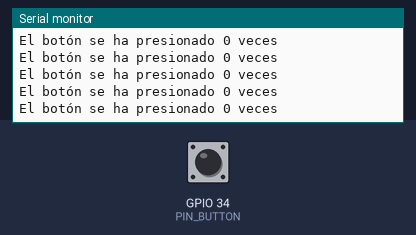
Simulated run of this sketch. Board: ESP32. Shown: the last lines printed to the serial monitor. Inputs (shaded band) come from the test bench; at power-on: GPIO 34 (PIN_BUTTON) LOW.

Above: at 1.2 s.
1.3 s: GPIO 34 (PIN_BUTTON) pulled HIGH for 0.15 s
At 2.3 s:
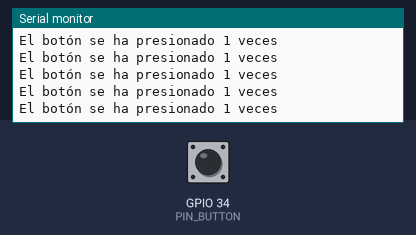
2.9 s: GPIO 34 (PIN_BUTTON) pulled HIGH for 1 s
At 3.4 s:
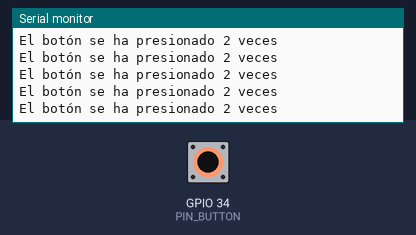
5.4 s: GPIO 34 (PIN_BUTTON) pulled HIGH for 0.15 s
At 6.3 s:
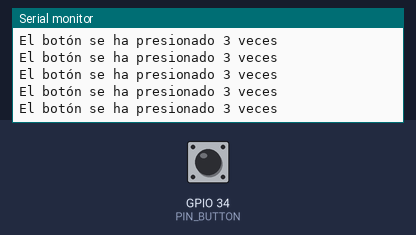
7.0 s: GPIO 34 (PIN_BUTTON) pulled HIGH for 1 s
Timing chart, 0 to 7.5 s (numbered marks = the images above; inputs shaded):
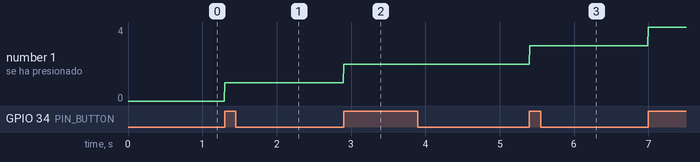

The sketch:

IntButton.ino
```cpp
#define PIN_BUTTON 34
int numBotPres = 0;
uint32_t lastMillis = 0;

void IRAM_ATTR isrButton() {
  // Código para evitar el bouncing
  if (millis() - lastMillis > 10) {
    numBotPres += 1;
    lastMillis = millis();
  }
  Serial.println("Aber");
}

void setup() {
    Serial.begin(115200);
    pinMode(PIN_BUTTON, INPUT);
    attachInterrupt(PIN_BUTTON, isrButton, RISING);
}

void loop() {
    Serial.printf("El botón se ha presionado %u veces\n", numBotPres);
}
```

Measured:
- after the input at 1.3 s, the serial monitor: prints a new line at once (image 1)
- after the input at 2.9 s, the serial monitor: prints a new line at once (image 2)
- after the input at 5.4 s, the serial monitor: prints a new line at once (image 3)
- plotted number 1: 0 → 1 after the input at 1.3 s, 1 → 2 after the input at 2.9 s, 2 → 3 after the input at 5.4 s, 3 → 4 after the input at 7.0 s
